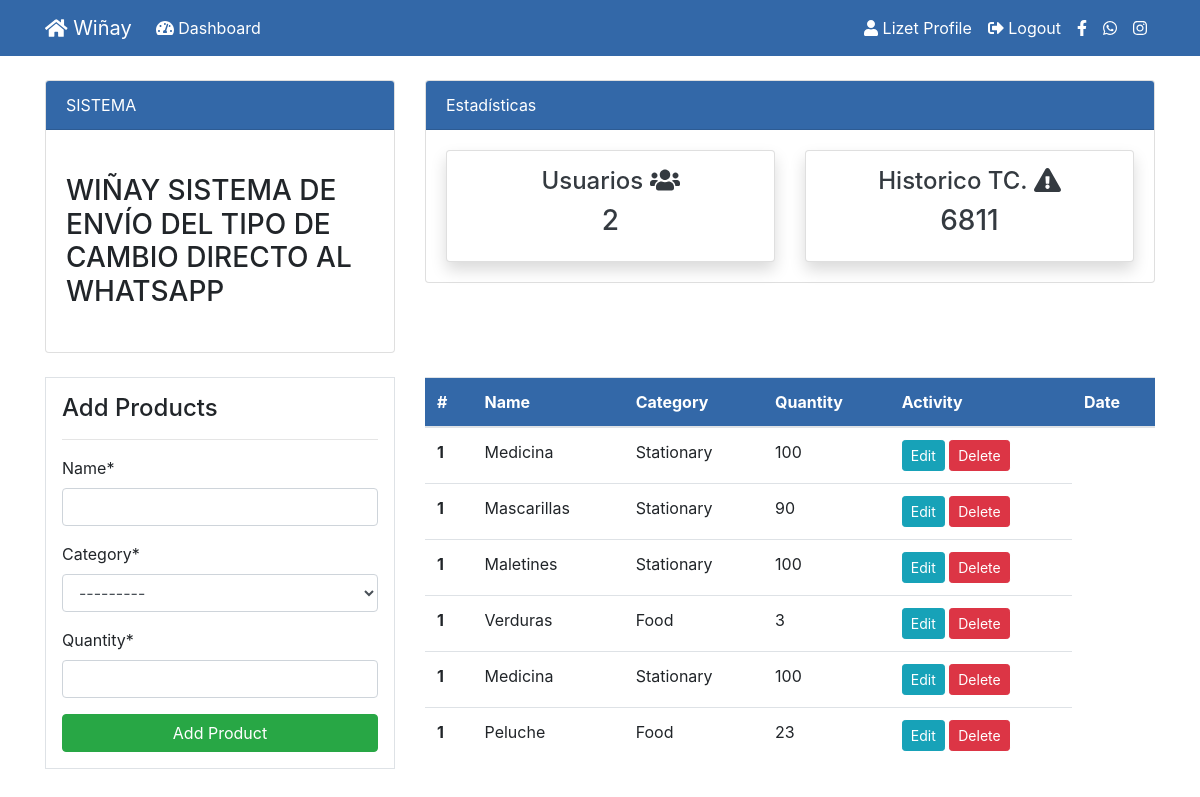
Screenshot of /product/ (signed in) with the database file from the repository.
### dashboard/models.py (models this page shows, shortened)
class Product(models.Model):
    name = models.CharField(max_length= 100, null=True)
    category = models.CharField(max_length=20, choices=CATEGORY, null=True)
    quantity = models.PositiveBigIntegerField(null=True)
    class Meta:
        verbose_name_plural = " Product"

### dashboard/views.py (the view)
# urls.py: path("product/", views.product, name="dashboard-product"),
@login_required
def product(request):
    items = Product.objects.all() # Using ORM
    product_count = items.count()
    workers_count = User.objects.all().count()
    orders_count = Order.objects.all().count()
    if request.method =='POST':
        form = ProductForm(request.POST)
        if form.is_valid():
            form.save()
            product_name = form.cleaned_data.get('name')
            messages.success(request, f'{product_name} has been added')
            return redirect('dashboard-product')
    else:
        form = ProductForm()
    context = {
        'items': items,
        'form': form,
        'workers_count': workers_count,
        'orders_count': orders_count,
        'product_count': product_count
    }
    return render(request, 'dashboard/product.html', context)

### dashboard/forms.py
class  ProductForm(forms.ModelForm):
    class Meta:
        model = Product
        fields = ['name', 'category', 'quantity']

### templates/dashboard/product.html (shortened to what this page needs)
{% extends "partials/base.html" %}
{% load crispy_forms_tags %}
{% block content %}
{% include "partials/topnav.html" %}
<div class="container">
    <div class="row my-4">
        <div class="col-md-4">
            <div class="border bg-white p-3">
                <h4>Add Products</h4>
                <hr>
                <form method="POST">
                    {{ form|crispy }}
                    <input class="btn btn-success btn-block" type="submit" value="Add Product">
                </form>
            </div>
        </div>
        <div class="col-md-8">
            <table class="table bg-white">
                <thead class="bg-info">
                    <tr class="text-white">
                        <th scope="col">#</th>
                        <th scope="col">Name</th>
                        <th scope="col">Category</th>
                        <th scope="col">Quantity</th>
                        <th scope="col">Activity</th>
                        <th scope="col">Date</th>
                    </tr>
                </thead>
                <tbody>
                    {% for item in items %}
                    <tr>
                        <th scope="row">1</th>
                        <td>{{ item.name }}</td>
                        <td>{{ item.category }}</td>
                        <td>{{ item.quantity }}</td>
                        <td>
                            <a class="btn btn-info btn-sm" href="{% url 'dashboard-product-update' item.id %}">Edit</a>
                            <a class="btn btn-danger btn-sm" href="{% url 'dashboard-product-delete' item.id %}">Delete</a>
                        </td>
                    </tr>
                    {% endfor %}
                </tbody>
            </table>
        </div>
    </div>
</div>
{% endblock %}

### templates/partials/nav.html (shortened to what this page needs)
<nav class="navbar navbar-expand-lg navbar-info bg-info">
    {% if user.is_authenticated %}
    <div class="container">
        <a class="navbar-brand text-white" href={% url "dashboard-index" %}>
            <i class="fas fa-home"></i> Wiñay
        <div class="collapse navbar-collapse" id="navbarSupportedContent">
            <ul class="navbar-nav mr-auto">
                <li class="nav-item active">
                    <a class="nav-link text-white" href="{% url 'dashboard-index' %}">
                        <i class="fas fa-tachometer-alt"></i> Dashboard <span class="sr-only">(current)</span>
                    </a>
                </li>
            </ul>
            <ul class="navbar-nav ml-auto">
                <li class="nav-item active">
                    <a class="nav-link text-white" href="{% url 'user-profile' %}">
                        <i class="fas fa-user"></i> {{ user.username }} Profile <span class="sr-only">(current)</span>
                    </a>
                </li>
                <li class="nav-item">
                    <a class="nav-link text-white" href="{% url 'user-logout' %}">
                        <i class="fas fa-sign-out-alt"></i> Logout
                    </a>
                </li>
                <li class="nav-item">
                    <a class="nav-link text-white" href="https://www.facebook.com/profile.php?id=100089303816717">
                        <i class="fab fa-facebook-f"></i>
                    </a>
                </li>
                <li class="nav-item">
                    <a class="nav-link text-white" href="#">
                        <i class="fab fa-whatsapp"></i>
                    </a>
                </li>
                <li class="nav-item">
                    <a class="nav-link text-white" href="https://www.instagram.com/winay.system7/">
                        <i class="fab fa-instagram"></i>
                    </a>
                </li>
            </ul>
            {% endif %}
        </div>
    </div>
</nav>

### static/style.css (style rules this page uses)
body { background-color: rgb(255, 255, 255); }
.bg-info { background-color: #3368a8 !important; }

### rows the page displays
Product: name "Medicina", category "Stationary", quantity "100"
Product: name "Mascarillas", category "Stationary", quantity "90"
Product: name "Maletines", category "Stationary", quantity "100"
Product: name "Verduras", category "Food", quantity "3"
Product: name "Medicina", category "Stationary", quantity "100"
Product: name "Peluche", category "Food", quantity "23"

### other values shown
{{ user.username }} "Lizet"
{{ workers_count }} "2"
{{ orders_count }} "6811"
